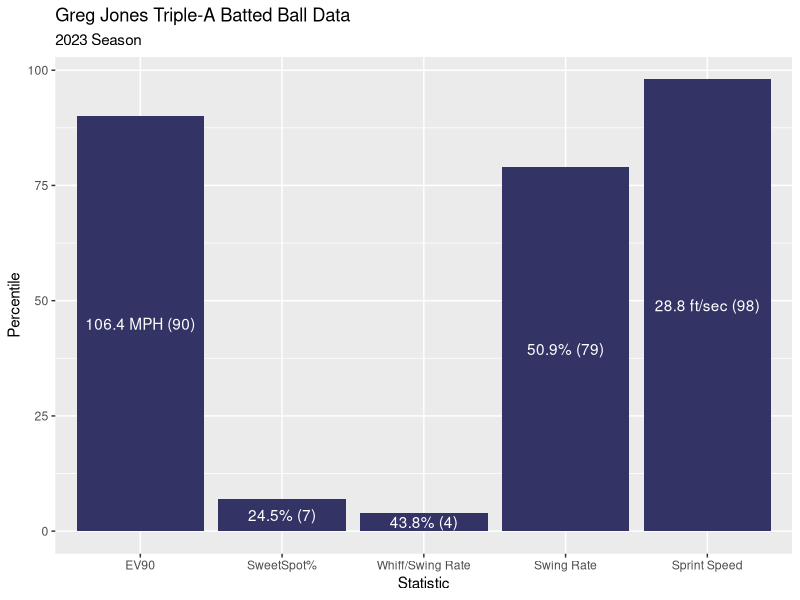
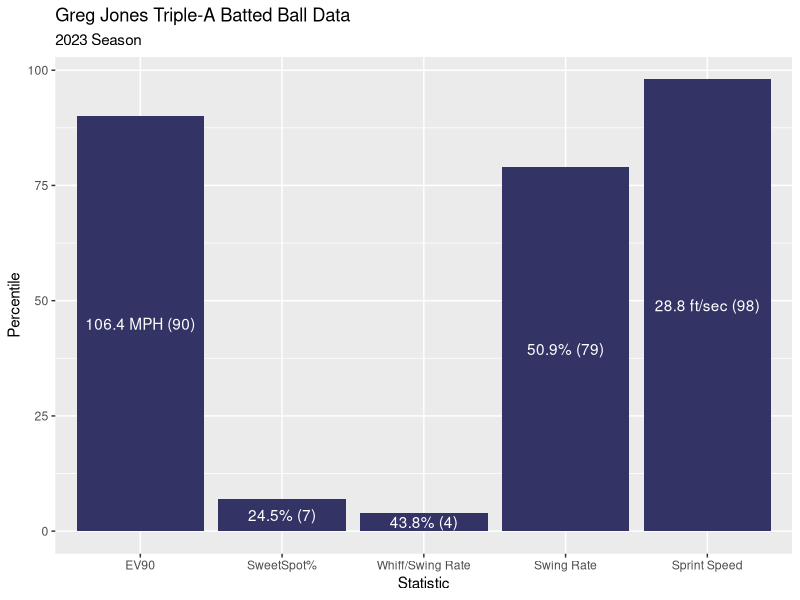

These charts were generated, in order, by the following R code:
library(ggplot2)

# High-A

df <- data.frame(statistic = c("EV90","SweetSpot%","Whiff/Swing Rate","Swing Rate","Sprint Speed"),
                 percentile = c(90,7,4,79,98),
                 percentile_lbl = c("106.4 MPH (90)", "24.5% (7)", "43.8% (4)", "50.9% (79)", "28.8 ft/sec (98)"))

df$statistic <- factor(df$statistic, levels = unique(df$statistic))

ggplot(df, aes(x = statistic, y = percentile)) + 
  geom_bar(stat = "identity", fill = "#333366") +
  geom_text(aes(label = percentile_lbl), position = position_stack(vjust = 0.5), color = "white") +
  ggtitle("Greg Jones Triple-A Batted Ball Data",
          "2023 Season") +
  xlab("Statistic") + ylab("Percentile") 

ggsave("greg-jones-percentiles.png")
